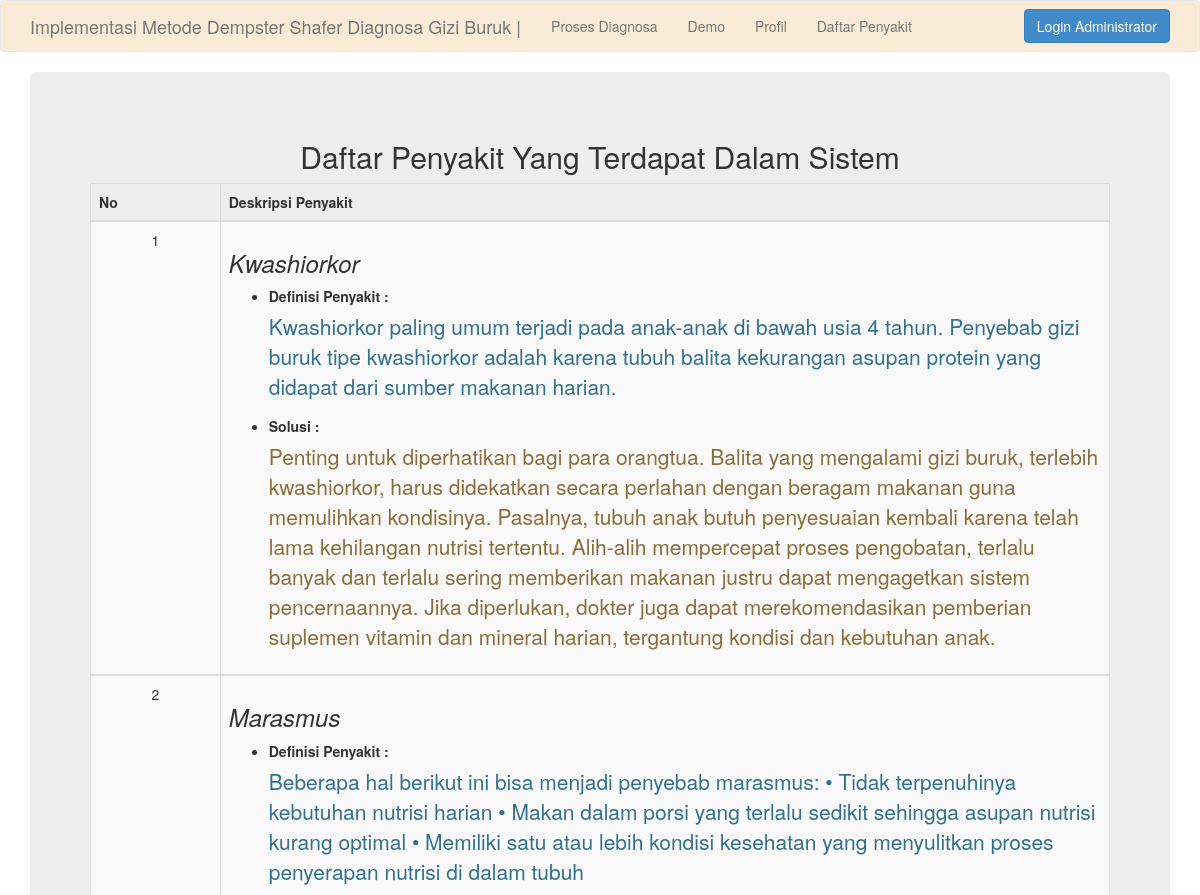
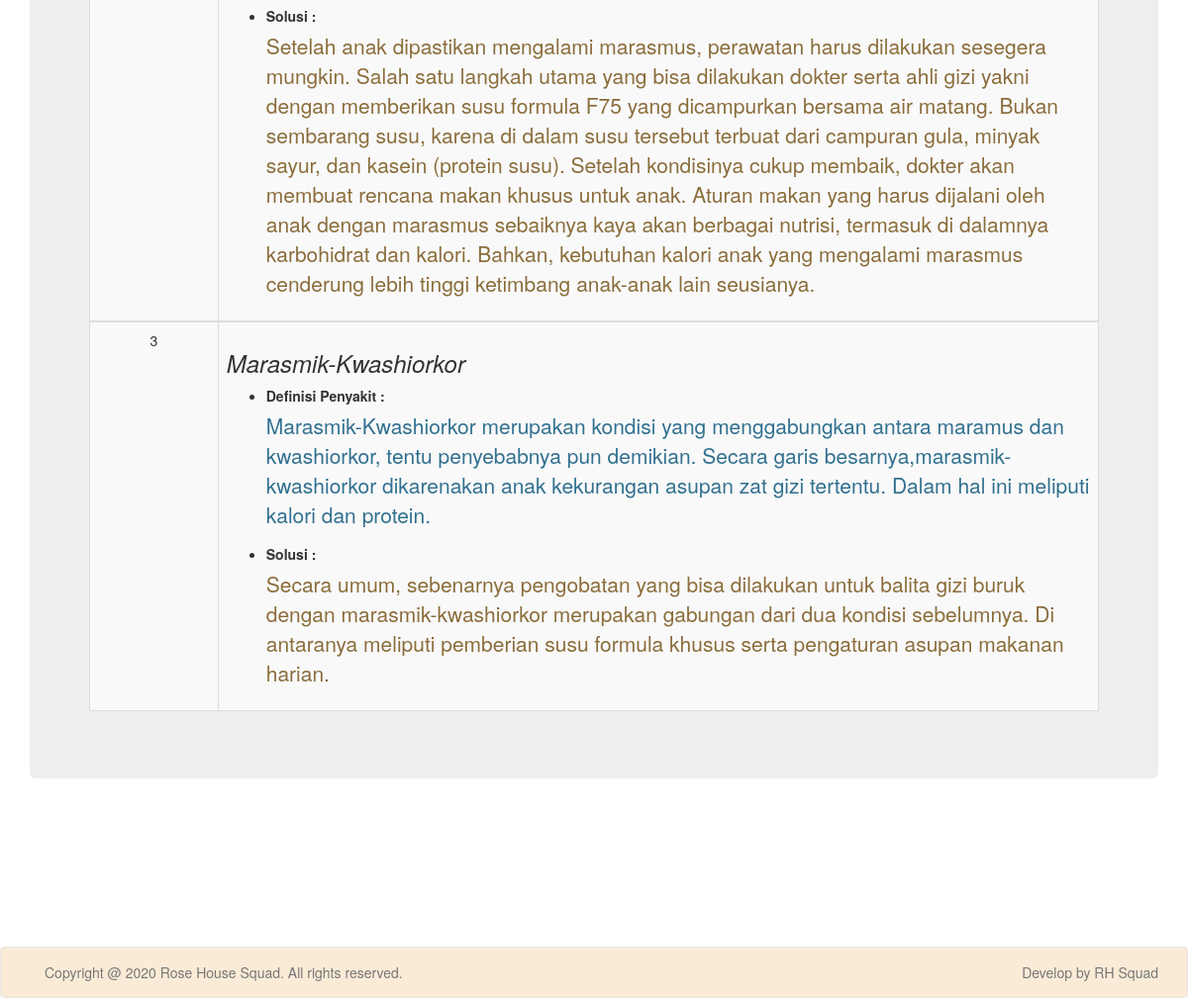
The app's page /daftar_penyakit.php with its own data (2 pictures, top to bottom).
### tables this page shows
CREATE TABLE `tb_penyakit` (
  `id` int(11) NOT NULL,
  `kdpenyakit` varchar(3) DEFAULT NULL,
  `nama_penyakit` varchar(100) DEFAULT NULL,
  `definisi` text DEFAULT NULL,
  `solusi` text NOT NULL
);

### daftar_penyakit.php (the view, shortened to what this page needs)
<!DOCTYPE html>
<html>
<head>
	<link rel="stylesheet" type="text/css" href="assets/css/bootstrap.min.css">
</head>
<body>
	<nav class="navbar navbar-default">
		<div class="container">
			<div class="navbar-header">
				<a class="navbar-brand" href="index.php"><?php include("_header.php");?></a>
			</div>
			<div class="collapse navbar-collapse" id="bs-example-navbar-collapse-1">
				<ul class="nav navbar-nav">
					<li><a href="pasien_add_fm.php">Proses Diagnosa <span class="sr-only">(current)</span></a></li>
					<li><a href="pasien_add_fm2.php">Demo</a></li>
                    <li><a href="profil.php">Profil</a></li>
                    <li><a href="daftar_penyakit.php">Daftar Penyakit</a></li>
				</ul>
				<ul class="nav navbar-nav navbar-right">
					<li><button type="button" class="btn btn-primary navbar-btn" data-toggle="modal" data-target="#modal-login">Login Administrator</button></li>
				</ul>
			</div>
		</div>
	</nav>
	<div class="container">
		<div class="jumbotron">
			<center>
				<h2>Daftar Penyakit Yang Terdapat Dalam Sistem</h2>
                <table class="table table-striped table-hover table-bordered" >
                <thead>
  	<tr >
    <th width="23" ><b>No</b></th>
    <th width="244" ><strong>Deskripsi  Penyakit</strong></th>
  </tr></thead>
  <?php
  	include "admin/koneksi.php";
	$sql = "SELECT * FROM tb_penyakit ORDER BY kdpenyakit";
	$qry = mysqli_query($koneksi,$sql) or die ("SQL Error".mysqli_error($koneksi));
	$no=0;
	while ($data=mysqli_fetch_array($qry)) {
	$no++;
  ?>
  <tbody>
  <tr>
    <td><div align="center"><?php echo $no; ?></div> </td>
    <td><div align="left">
      <div align="left"><?php echo "<h3><em>$data[nama_penyakit]</em></h3>"; ?></div>
      <ul>
      	<li><label>Definisi Penyakit :</label><p class="text-info"><?php echo "$data[definisi]";?></p></li>
        <li><label>Solusi :</label><p class="text-warning"><?php echo "$data[solusi]";?></p>
    </li>
      </ul>
      </td>
  </tr></tbody>
  <?php
  }
  ?>
</table>
			</center>
		</div>
		<div class="col-sm-6 col-md-3">
		</div>
		<br><br><br>
        <br><br><br>
	</div>
	<br/>
	<nav class="navbar navbar-default" style="bottom: 0;margin: 0">
		<div class="container">
			<center>
			<ul class="nav navbar-nav">
				<li><a href="#">Copyright @ 2020 Rose House Squad. All rights reserved.</a></li>
			</ul>
			<ul class="nav navbar-nav navbar-right">
				<li><a href="#">Develop by RH Squad</a></li>
			</ul>
			</center>
		</div>
	</nav>
</body>
</html>

### records on screen
tb_penyakit: nama_penyakit "Kwashiorkor", definisi "Kwashiorkor paling umum terjadi pada anak-anak di bawah usia 4 tahun. Penyebab gizi buruk tipe kwashiorkor adalah karena tubuh balita kekurangan asupan protein yang didapat dari sumber makanan harian.", solusi "Penting untuk diperhatikan bagi para orangtua. Balita yang mengalami gizi buruk, terlebih kwashiorkor, harus didekatkan secara perlahan dengan beragam makanan guna memulihkan kondisinya. Pasalnya, tubuh anak butuh penyesuaian kembali karena telah lama kehilangan nutrisi tertentu. Alih-alih mempercepat proses pengobatan, terlalu banyak dan terlalu sering memberikan makanan justru dapat mengagetkan sistem pencernaannya. Jika diperlukan, dokter juga dapat merekomendasikan pemberian suplemen vitamin dan mineral harian, tergantung kondisi dan kebutuhan anak."
tb_penyakit: nama_penyakit "Marasmus", definisi "Beberapa hal berikut ini bisa menjadi penyebab marasmus: • Tidak terpenuhinya kebutuhan nutrisi harian • Makan dalam porsi yang terlalu sedikit sehingga asupan nutrisi kurang optimal • Memiliki satu atau lebih kondisi kesehatan yang menyulitkan proses penyerapan nutrisi di dalam tubuh", solusi "Setelah anak dipastikan mengalami marasmus, perawatan harus dilakukan sesegera mungkin. Salah satu langkah utama yang bisa dilakukan dokter serta ahli gizi yakni dengan memberikan susu formula F75 yang dicampurkan bersama air matang. Bukan sembarang susu, karena di dalam susu tersebut terbuat dari campuran gula, minyak sayur, dan kasein (protein susu). Setelah kondisinya cukup membaik, dokter akan membuat rencana makan khusus untuk anak. Aturan makan yang harus dijalani oleh anak dengan marasmus sebaiknya kaya akan berbagai nutrisi, termasuk di dalamnya karbohidrat dan kalori. Bahkan, kebutuhan kalori anak yang mengalami marasmus cenderung lebih tinggi ketimbang anak-anak lain seusianya."
tb_penyakit: nama_penyakit "Marasmik-Kwashiorkor", definisi "Marasmik-Kwashiorkor merupakan kondisi yang menggabungkan antara maramus dan kwashiorkor, tentu penyebabnya pun demikian. Secara garis besarnya,marasmik-kwashiorkor dikarenakan anak kekurangan asupan zat gizi tertentu. Dalam hal ini meliputi kalori dan protein.", solusi "Secara umum, sebenarnya pengobatan yang bisa dilakukan untuk balita gizi buruk dengan marasmik-kwashiorkor merupakan gabungan dari dua kondisi sebelumnya. Di antaranya meliputi pemberian susu formula khusus serta pengaturan asupan makanan harian."
